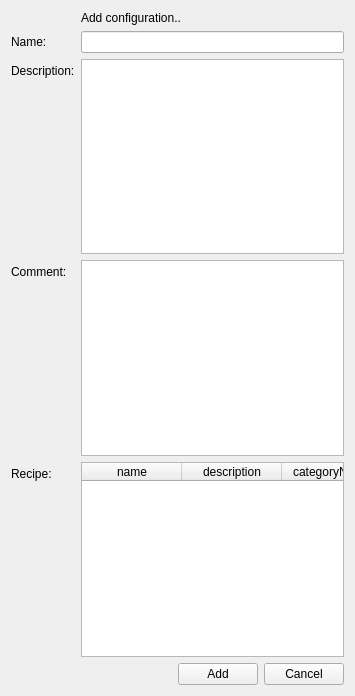
<?xml version="1.0" encoding="UTF-8"?>
<ui version="4.0">
 <class>configuration_add_form</class>
 <widget class="QWidget" name="configuration_add_form">
  <property name="geometry">
   <rect>
    <x>0</x>
    <y>0</y>
    <width>355</width>
    <height>696</height>
   </rect>
  </property>
  <property name="windowTitle">
   <string>Add configuration</string>
  </property>
  <layout class="QFormLayout" name="formLayout">
   <property name="fieldGrowthPolicy">
    <enum>QFormLayout::AllNonFixedFieldsGrow</enum>
   </property>
   <item row="0" column="0">
    <widget class="QLabel" name="label_2">
     <property name="text">
      <string/>
     </property>
    </widget>
   </item>
   <item row="0" column="1">
    <widget class="QLabel" name="label_4">
     <property name="text">
      <string>Add configuration..</string>
     </property>
    </widget>
   </item>
   <item row="1" column="0">
    <widget class="QLabel" name="label_name">
     <property name="text">
      <string>Name:</string>
     </property>
     <property name="buddy">
      <cstring>name</cstring>
     </property>
    </widget>
   </item>
   <item row="1" column="1">
    <widget class="QLineEdit" name="name">
     <property name="initialFocus" stdset="0">
      <bool>true</bool>
     </property>
    </widget>
   </item>
   <item row="2" column="0">
    <widget class="QLabel" name="label_description_2">
     <property name="text">
      <string>Description:</string>
     </property>
     <property name="buddy">
      <cstring>description</cstring>
     </property>
    </widget>
   </item>
   <item row="2" column="1">
    <widget class="QPlainTextEdit" name="description"/>
   </item>
   <item row="3" column="0">
    <widget class="QLabel" name="label_description">
     <property name="text">
      <string>Comment:</string>
     </property>
     <property name="buddy">
      <cstring>comment</cstring>
     </property>
    </widget>
   </item>
   <item row="3" column="1">
    <widget class="QPlainTextEdit" name="comment"/>
   </item>
   <item row="4" column="0">
    <widget class="QLabel" name="label">
     <property name="text">
      <string>Recipe:</string>
     </property>
     <property name="buddy">
      <cstring>recipe</cstring>
     </property>
    </widget>
   </item>
   <item row="4" column="1">
    <widget class="QTableWidget" name="recipe">
     <property name="horizontalScrollBarPolicy">
      <enum>Qt::ScrollBarAlwaysOff</enum>
     </property>
     <property name="alternatingRowColors">
      <bool>true</bool>
     </property>
     <property name="selectionMode">
      <enum>QAbstractItemView::SingleSelection</enum>
     </property>
     <property name="selectionBehavior">
      <enum>QAbstractItemView::SelectRows</enum>
     </property>
     <property name="showGrid">
      <bool>true</bool>
     </property>
     <property name="gridStyle">
      <enum>Qt::DotLine</enum>
     </property>
     <property name="sortingEnabled">
      <bool>true</bool>
     </property>
     <property name="doctype" stdset="0">
      <string notr="true">RecipeListRequest.simpleform</string>
     </property>
     <property name="rootelement" stdset="0">
      <string notr="true">recipe</string>
     </property>
     <property name="state" stdset="0">
      <string notr="true">{global.recipeState}</string>
     </property>
     <property name="action" stdset="0">
      <string notr="true">read</string>
     </property>
     <attribute name="horizontalHeaderShowSortIndicator" stdset="0">
      <bool>true</bool>
     </attribute>
     <attribute name="verticalHeaderStretchLastSection">
      <bool>false</bool>
     </attribute>
     <column>
      <property name="text">
       <string>name</string>
      </property>
     </column>
     <column>
      <property name="text">
       <string>description</string>
      </property>
     </column>
     <column>
      <property name="text">
       <string>categoryName</string>
      </property>
     </column>
     <column>
      <property name="text">
       <string>creationDate</string>
      </property>
     </column>
     <column>
      <property name="text">
       <string>comment</string>
      </property>
     </column>
    </widget>
   </item>
   <item row="5" column="1">
    <layout class="QHBoxLayout" name="horizontalLayout">
     <item>
      <spacer name="horizontalSpacer">
       <property name="orientation">
        <enum>Qt::Horizontal</enum>
       </property>
       <property name="sizeHint" stdset="0">
        <size>
         <width>40</width>
         <height>20</height>
        </size>
       </property>
      </spacer>
     </item>
     <item>
      <widget class="QPushButton" name="add">
       <property name="text">
        <string>Add</string>
       </property>
       <property name="rootelement" stdset="0">
        <string notr="true">configuration</string>
       </property>
       <property name="doctype" stdset="0">
        <string notr="true">Configuration.simpleform</string>
       </property>
       <property name="action" stdset="0">
        <string notr="true">create</string>
       </property>
       <property name="form" stdset="0">
        <string notr="true">configurator</string>
       </property>
       <property name="global.configID" stdset="0">
        <string>{answer.configuration.id}</string>
       </property>
      </widget>
     </item>
     <item>
      <widget class="QPushButton" name="cancel">
       <property name="text">
        <string>Cancel</string>
       </property>
       <property name="form" stdset="0">
        <string notr="true">configurations</string>
       </property>
      </widget>
     </item>
    </layout>
   </item>
  </layout>
 </widget>
 <tabstops>
  <tabstop>name</tabstop>
  <tabstop>description</tabstop>
  <tabstop>comment</tabstop>
  <tabstop>recipe</tabstop>
  <tabstop>add</tabstop>
  <tabstop>cancel</tabstop>
 </tabstops>
 <resources>
  <include location="../qtclient.qrc"/>
 </resources>
 <connections/>
</ui>
